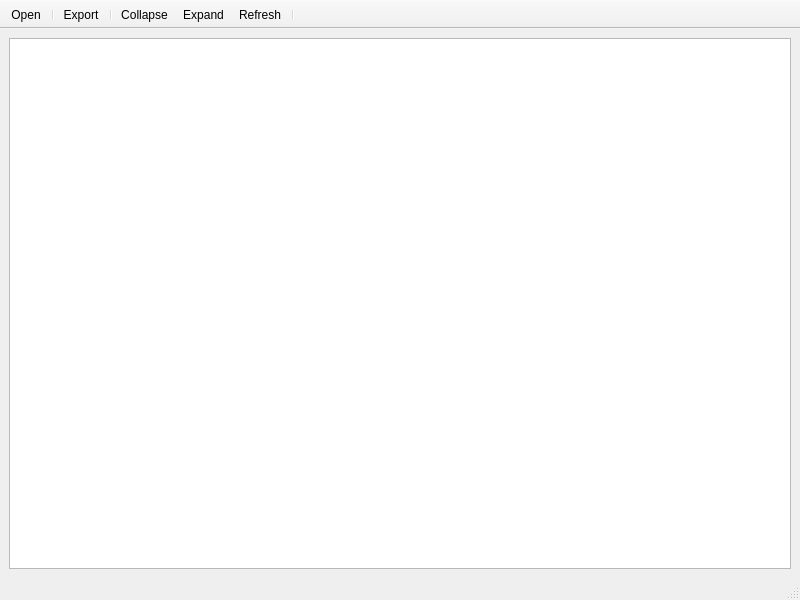
<?xml version="1.0" encoding="UTF-8"?>
<ui version="4.0">
 <class>DicomExplorer</class>
 <widget class="QMainWindow" name="DicomExplorer">
  <property name="geometry">
   <rect>
    <x>0</x>
    <y>0</y>
    <width>800</width>
    <height>600</height>
   </rect>
  </property>
  <property name="windowTitle">
   <string>Dicom Explorer</string>
  </property>
  <widget class="QWidget" name="centralwidget">
   <layout class="QVBoxLayout" name="verticalLayout">
    <item>
     <widget class="QTreeView" name="treeView"/>
    </item>
   </layout>
  </widget>
  <widget class="QStatusBar" name="statusbar">
   <property name="styleSheet">
    <string notr="true">QStatusBar::item {
    border: none;
}</string>
   </property>
  </widget>
  <widget class="QToolBar" name="toolBar">
   <property name="windowTitle">
    <string>toolBar</string>
   </property>
   <property name="movable">
    <bool>false</bool>
   </property>
   <property name="iconSize">
    <size>
     <width>32</width>
     <height>32</height>
    </size>
   </property>
   <property name="toolButtonStyle">
    <enum>Qt::ToolButtonIconOnly</enum>
   </property>
   <attribute name="toolBarArea">
    <enum>TopToolBarArea</enum>
   </attribute>
   <attribute name="toolBarBreak">
    <bool>false</bool>
   </attribute>
   <addaction name="actionOpen"/>
   <addaction name="separator"/>
   <addaction name="actionExport"/>
   <addaction name="separator"/>
   <addaction name="actionCollapse"/>
   <addaction name="actionExpand"/>
   <addaction name="actionRefresh"/>
   <addaction name="separator"/>
  </widget>
  <action name="actionOpen">
   <property name="icon">
    <iconset resource="DicomExplorer.qrc">
     <normaloff>:/icons/open.svg</normaloff>:/icons/open.svg</iconset>
   </property>
   <property name="text">
    <string>Open</string>
   </property>
   <property name="toolTip">
    <string>Open Dicom File</string>
   </property>
   <property name="shortcut">
    <string>Ctrl+O</string>
   </property>
  </action>
  <action name="actionExport">
   <property name="icon">
    <iconset resource="DicomExplorer.qrc">
     <normaloff>:/icons/export.ico</normaloff>:/icons/export.ico</iconset>
   </property>
   <property name="text">
    <string>Export</string>
   </property>
   <property name="toolTip">
    <string>Export to text file</string>
   </property>
   <property name="shortcut">
    <string>Ctrl+T</string>
   </property>
  </action>
  <action name="actionExpand">
   <property name="icon">
    <iconset resource="DicomExplorer.qrc">
     <normaloff>:/icons/expand.svg</normaloff>:/icons/expand.svg</iconset>
   </property>
   <property name="text">
    <string>Expand</string>
   </property>
   <property name="toolTip">
    <string>Expand</string>
   </property>
   <property name="shortcut">
    <string>F15, Ctrl+E</string>
   </property>
  </action>
  <action name="actionCollapse">
   <property name="icon">
    <iconset resource="DicomExplorer.qrc">
     <normaloff>:/icons/collapse.svg</normaloff>:/icons/collapse.svg</iconset>
   </property>
   <property name="text">
    <string>Collapse</string>
   </property>
   <property name="toolTip">
    <string>Collapse</string>
   </property>
   <property name="shortcut">
    <string>Ctrl+L</string>
   </property>
  </action>
  <action name="actionRefresh">
   <property name="icon">
    <iconset resource="DicomExplorer.qrc">
     <normaloff>:/icons/refresh.svg</normaloff>:/icons/refresh.svg</iconset>
   </property>
   <property name="text">
    <string>Refresh</string>
   </property>
   <property name="toolTip">
    <string>Refresh</string>
   </property>
   <property name="shortcut">
    <string>Ctrl+R</string>
   </property>
  </action>
 </widget>
 <resources>
  <include location="DicomExplorer.qrc"/>
 </resources>
 <connections/>
</ui>
